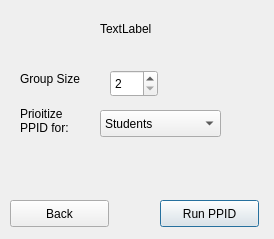
<?xml version="1.0" encoding="UTF-8"?>
<ui version="4.0">
 <class>RunPPID</class>
 <widget class="QDialog" name="RunPPID">
  <property name="geometry">
   <rect>
    <x>0</x>
    <y>0</y>
    <width>274</width>
    <height>239</height>
   </rect>
  </property>
  <property name="windowTitle">
   <string>Dialog</string>
  </property>
  <widget class="QLabel" name="ProjectName">
   <property name="geometry">
    <rect>
     <x>100</x>
     <y>20</y>
     <width>67</width>
     <height>17</height>
    </rect>
   </property>
   <property name="text">
    <string>TextLabel</string>
   </property>
  </widget>
  <widget class="QSpinBox" name="groupSize">
   <property name="geometry">
    <rect>
     <x>110</x>
     <y>70</y>
     <width>48</width>
     <height>27</height>
    </rect>
   </property>
   <property name="minimum">
    <number>2</number>
   </property>
  </widget>
  <widget class="QLabel" name="label">
   <property name="geometry">
    <rect>
     <x>20</x>
     <y>70</y>
     <width>81</width>
     <height>17</height>
    </rect>
   </property>
   <property name="text">
    <string>Group Size</string>
   </property>
  </widget>
  <widget class="QComboBox" name="comboBox">
   <property name="geometry">
    <rect>
     <x>100</x>
     <y>110</y>
     <width>121</width>
     <height>27</height>
    </rect>
   </property>
   <item>
    <property name="text">
     <string>Students</string>
    </property>
   </item>
   <item>
    <property name="text">
     <string>Project</string>
    </property>
   </item>
  </widget>
  <widget class="QLabel" name="label_2">
   <property name="geometry">
    <rect>
     <x>20</x>
     <y>100</y>
     <width>71</width>
     <height>41</height>
    </rect>
   </property>
   <property name="text">
    <string>Prioitize PPID for:</string>
   </property>
   <property name="wordWrap">
    <bool>true</bool>
   </property>
  </widget>
  <widget class="QPushButton" name="RunPPIDButton">
   <property name="geometry">
    <rect>
     <x>160</x>
     <y>200</y>
     <width>99</width>
     <height>27</height>
    </rect>
   </property>
   <property name="text">
    <string>Run PPID</string>
   </property>
  </widget>
  <widget class="QPushButton" name="BackButton">
   <property name="geometry">
    <rect>
     <x>10</x>
     <y>200</y>
     <width>99</width>
     <height>27</height>
    </rect>
   </property>
   <property name="text">
    <string>Back</string>
   </property>
  </widget>
 </widget>
 <resources/>
 <connections/>
</ui>
